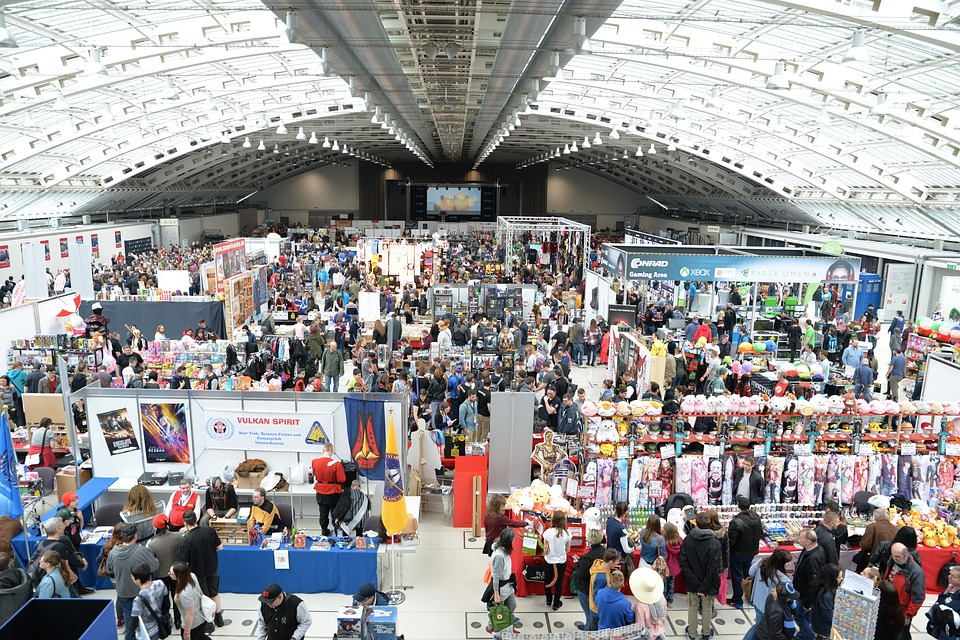
#> input picture Imagenes/conf0.jpg, 960 x 640 px, given in place of conf0.jpg.jpg, which was not available
$ python detectarObjeto.py
#> lines starting #> are read from the running program, lines starting #| are printed output that depends on the picture; pictures that were not available may be replaced by others from this repository, and a replacement may not be noted
import cv2
import numpy as np
from matplotlib import pyplot as plt

# Ingresar elemento a analizar
numero = input("Ingrese numero de la imagen a analizar: ")
#> the answer given: Imagenes/conf0.jpg
nombre = "./Imagenes/conf" + str(numero) + ".jpg"
nombrePlantilla = "./Plantilla a detectar/conf" + str(numero) + ".jpg"

# Imagen a analizar
image = cv2.imread(nombre,0)
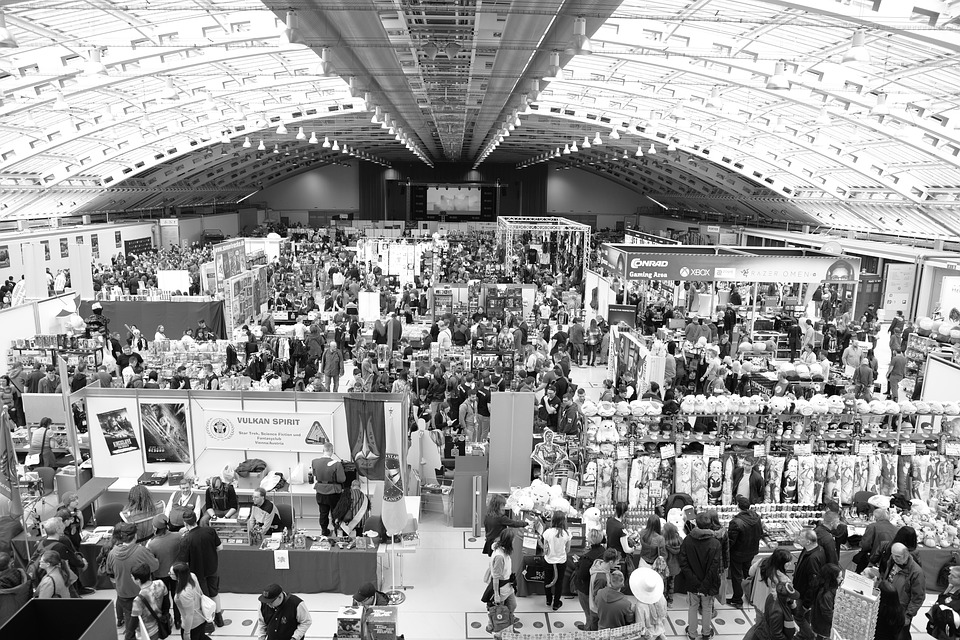
#> image: shape (640, 960); min 0, max 255, mean 151.7
image2 = image.copy()

# Plantilla
plantilla = cv2.imread(nombrePlantilla,0)
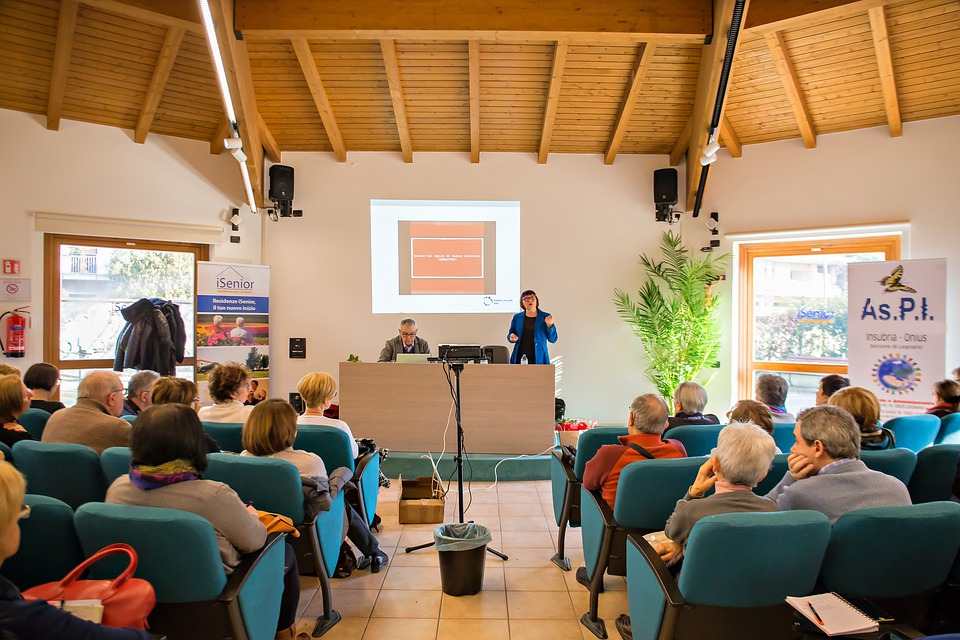
#> input picture Imagenes/conf1.jpg, 960 x 640 px, given in place of conf0.jpg.jpg, which was not available
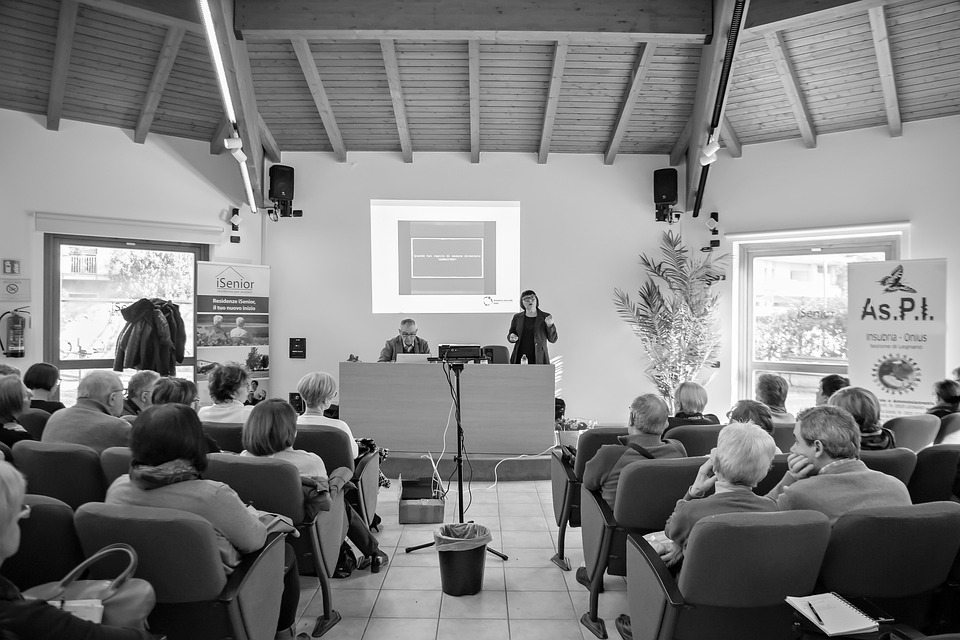
#> plantilla: shape (640, 960); min 0, max 255, mean 128.8
w, h = plantilla.shape[::-1]
#> w = 960; h = 640

# Generamos una lista con los metodos que se puede evaluar
metodos = ['cv2.TM_CCOEFF', 'cv2.TM_CCOEFF_NORMED', 'cv2.TM_CCORR',
            'cv2.TM_CCORR_NORMED', 'cv2.TM_SQDIFF', 'cv2.TM_SQDIFF_NORMED']

cont = 0
for i in metodos:
    image = image2.copy()
    metodo = eval(i)

    # Aplicar coincidencia de plantillas
    res = cv2.matchTemplate(image,plantilla,metodo)
    min_val, max_val, min_loc, max_loc = cv2.minMaxLoc(res)

    # Si el metodo es TM_SQDIFF o TM_SQDIFF_NORMED, tome el valor minimo
    if metodo in [cv2.TM_SQDIFF, cv2.TM_SQDIFF_NORMED]:
        top_left = min_loc
    else:
        top_left = max_loc
    bottom_right = (top_left[0] + w, top_left[1] + h)

    # Colocar el rectangulo en la imagen blanco y negro -> solo tiene un canal por eso aparece 0
    #(El rectangulo queda con una especie de color negro en la imagen)
    cv2.rectangle(image,top_left, bottom_right, 0, 4)
    cv2.imwrite('./Resultados/conf'+str(numero)+"_metodo"+str(cont)+".jpg",image)
    cont=cont+1
#> this loop made 6 passes
#> (res, min_val, max_val) on passes 1, 2, 4, 6: ([241255264], 241255264, 241255264), ([0.0772], 0.0772, 0.0772), ([0.809], 0.809, 0.809), ([0.41], 0.41, 0.41)
#> max_val on passes 3, 5: 1.22e+10, 6.2e+09
#> pass 1, `cv2.imwrite('./Resultados/conf'+str(numero)+"_metodo"+str(cont)+".jpg"..`:
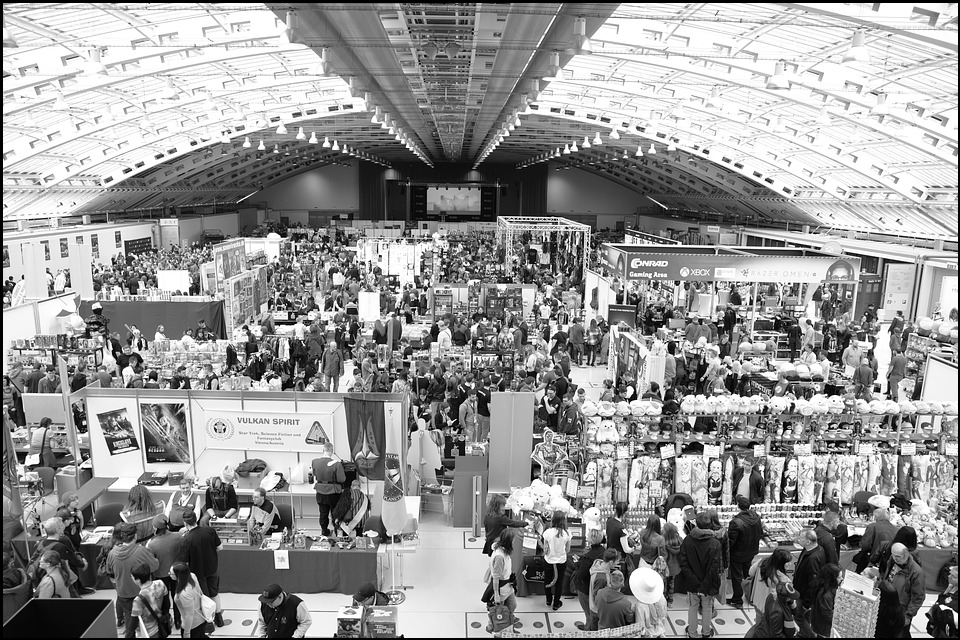
#> saved as conf0.jpg_metodo0.jpg: shape (640, 960); min 0, max 255, mean 149.5
#> after the loop, cont = 6

    # [10 lines of commented-out code are left out]
